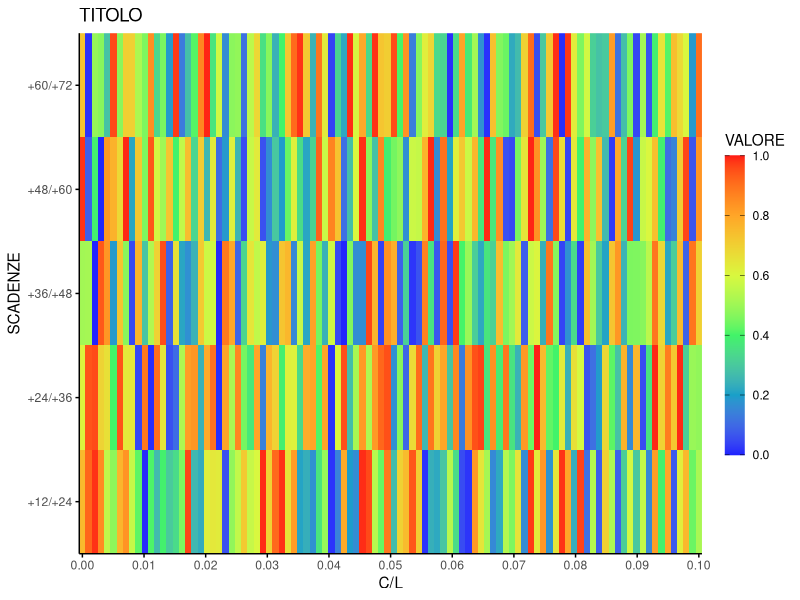

Write the R code that produced this figure.
library(ggplot2)
#library(ggpubr)
theme_set(
  theme_minimal() +
    theme(legend.position = "top")
  )

# Load data
data("mtcars")
df <- mtcars
# Convert cyl as a grouping variable
df$cyl <- as.factor(df$cyl)
# Inspect the data
#head(df[, c("wt", "mpg", "cyl", "qsec")], 4)

# b <- ggplot(df, aes(x = wt, y = mpg))

# b <- b + geom_point(aes(color = mpg), size = 3) +
#   scale_color_gradientn(colors = c("#00AFBB", "#E7B800", "#FC4E07"))

n=100
from=0
to=1

cl_from=0
cl_to=0.1

a<-seq(cl_from,cl_to, length.out=n)
b<-rep(1,n)
c<-runif(n, from, to)

df <- data.frame("a" = a, "b" = b, "c" = c)

a<-seq(cl_from,cl_to, length.out=n)
b<-rep(2,n)
c<-runif(n, from, to)
df2 <- data.frame("a" = a, "b" = b, "c" = c)
df <- rbind(df,df2)

a<-seq(cl_from,cl_to, length.out=n)
b<-rep(3,n)
c<-runif(n, from, to)
df2 <- data.frame("a" = a, "b" = b, "c" = c)
df <- rbind(df,df2)

a<-seq(cl_from,cl_to, length.out=n)
b<-rep(4,n)
c<-runif(n, from, to)
df2 <- data.frame("a" = a, "b" = b, "c" = c)
df <- rbind(df,df2)

a<-seq(cl_from,cl_to, length.out=n)
b<-rep(5,n)
c<-runif(n, from, to)
df2 <- data.frame("a" = a, "b" = b, "c" = c)
df <- rbind(df,df2)

pdf(width = 10, height = 5)
graph <- ggplot(df, aes(a,b)) + geom_raster(aes(fill=c))+
        theme(legend.position = "right", 
              axis.line = element_line(colour="black"),
              axis.ticks= element_line(colour="black"))+
        guides(fill = guide_colourbar(barwidth = 1, barheight = 15, ticks.colour = "black"))+
        scale_fill_gradientn(limits = c(0,1), breaks = c(0, 0.2, 0.4, 0.6, 0.8,1), colors = c("#1f22ff", "#18a0c9","#41f469","#d9f83f", "#ffa628","#ff1b15"))+
        labs(title="TITOLO",
         x="C/L", #non voglio l'etichetta sulla x
         y="SCADENZE",
         fill = "VALORE")+
         scale_y_continuous(breaks=c(1,2,3,4,5), labels=c("+12/+24","+24/+36","+36/+48","+48/+60","+60/+72"),expand = c(0, 0))+
         scale_x_continuous(breaks=seq(cl_from,cl_to,by=cl_to/10),expand = c(0, 0))


# graph <- graph + 
#         geom_rect(data= df, aes(x = a, y = b, color = c), shape=15,size = 3) +
#         geom_point(data= df2, aes(x = a, y = b, color = c),shape=15, size = 3) +
#   scale_color_gradientn(colors = c("#00AFBB", "#E7B800", "#FC4E07"))


# graph <- graph+ggplot(df2, aes(x = a, y = b))

print(graph)